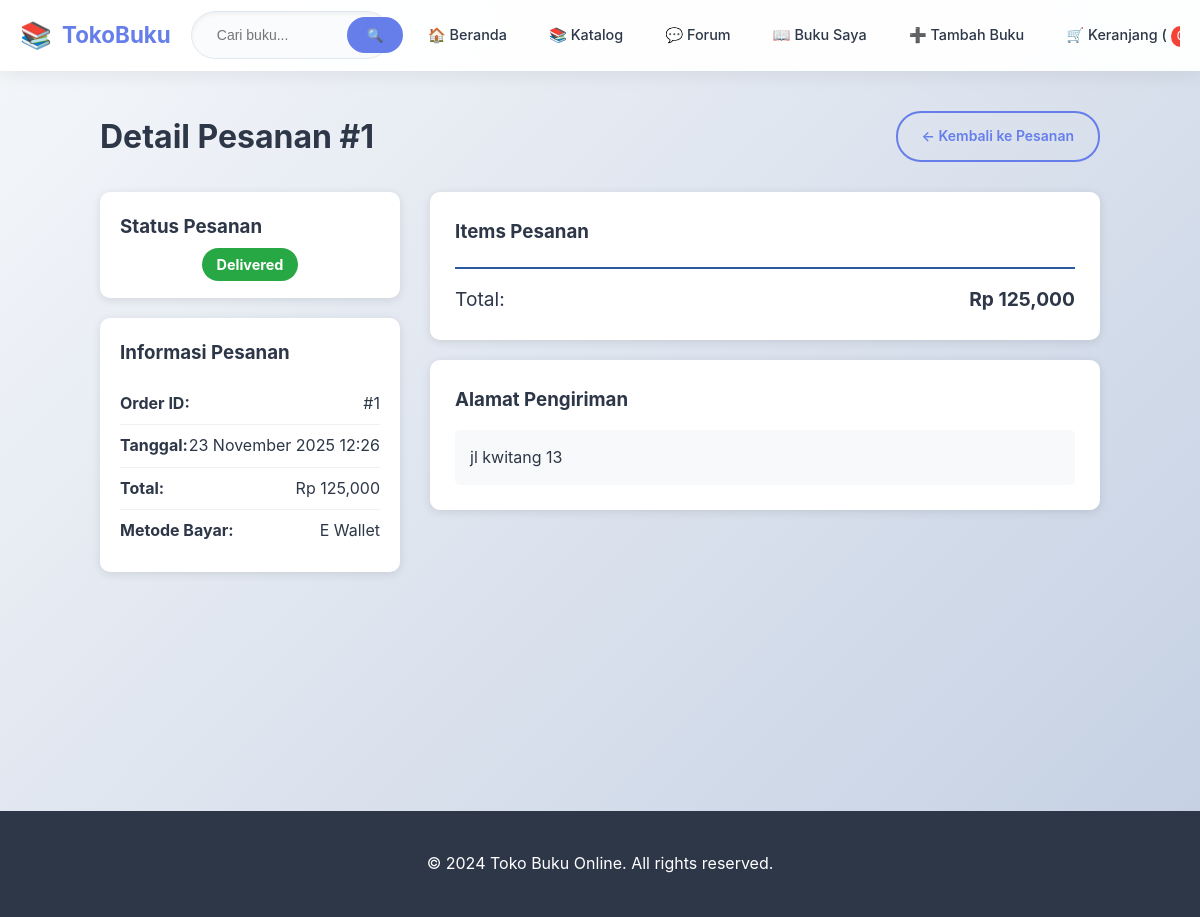
The app's page /order_detail/1 (signed in) with its own data.
### bookstore/app.py (models this page shows)
class Order(db.Model):
    id = db.Column(db.Integer, primary_key=True)
    user_id = db.Column(db.Integer, db.ForeignKey('user.id'), nullable=False)
    total_amount = db.Column(db.Float, nullable=False)
    status = db.Column(db.String(50), default='pending')
    shipping_address = db.Column(db.Text, nullable=False)
    payment_method = db.Column(db.String(50), nullable=False)
    created_at = db.Column(db.DateTime, default=datetime.utcnow)
    user = db.relationship('User', backref='orders')
    items = db.relationship('OrderItem', backref='order', lazy=True)

### bookstore/app.py (the view)
@app.route('/order_detail/<int:order_id>')
def order_detail(order_id):
    if 'user_id' not in session:
        flash('Silakan login terlebih dahulu!', 'error')
        return redirect(url_for('login'))
    order = Order.query.get_or_404(order_id)
    if order.user_id != session['user_id'] and not session.get('is_admin'):
        flash('Akses ditolak!', 'error')
        return redirect(url_for('index'))
    order_items = db.session.query(OrderItem, Book).join(Book).filter(OrderItem.order_id == order_id).all()
    return render_template('user/order_detail.html', order=order, order_items=order_items)

### bookstore/templates/user/order_detail.html (shortened to what this page needs)
{% extends "base.html" %}
{% block content %}
<div class="container">
    <div class="order-detail-page">
        <div class="page-header">
            <h1>Detail Pesanan #{{ order.id }}</h1>
            <a href="{{ url_for('orders') }}" class="btn btn-outline">← Kembali ke Pesanan</a>
        </div>
        <div class="order-detail-layout">
            <div class="order-summary">
                <div class="summary-card">
                    <h3>Status Pesanan</h3>
                    <div class="status-display">
                        <span class="status-badge status-{{ order.status }}">{{ order.status|title }}</span>
                    </div>
                </div>
                <div class="summary-card">
                    <h3>Informasi Pesanan</h3>
                    <div class="info-grid">
                        <div class="info-item">
                            <strong>Order ID:</strong>
                            <span>#{{ order.id }}</span>
                        </div>
                        <div class="info-item">
                            <strong>Tanggal:</strong>
                            <span>{{ order.created_at.strftime('%d %B %Y %H:%M') }}</span>
                        </div>
                        <div class="info-item">
                            <strong>Total:</strong>
                            <span class="total-amount">Rp {{ "{:,.0f}".format(order.total_amount) }}</span>
                        </div>
                        <div class="info-item">
                            <strong>Metode Bayar:</strong>
                            <span>{{ order.payment_method|replace('_', ' ')|title }}</span>
                        </div>
                    </div>
                </div>
            </div>
            <div class="order-content">
                <div class="content-card">
                    <h3>Items Pesanan</h3>
                    <div class="order-total-section">
                        <div class="total-row">
                            <span>Total:</span>
                            <strong class="total-amount">Rp {{ "{:,.0f}".format(order.total_amount) }}</strong>
                        </div>
                    </div>
                </div>
                <div class="content-card">
                    <h3>Alamat Pengiriman</h3>
                    <div class="shipping-info">
                        <p class="shipping-address">{{ order.shipping_address|replace('\n', '<br>')|safe }}</p>
                    </div>
                </div>
            </div>
        </div>
    </div>
</div>
{% endblock %}

### bookstore/static/css/style.css (style rules this page uses)
:root { --primary: #667eea; --primary-light: #8a9ef5; --primary-dark: #5a6fd8; --secondary: #764ba2; --accent: #f093fb; --success: #4CAF50; --warning: #FF9800; --error: #f44336; --text: #2d3748; --text-light: #718096; --bg: #f7fafc; --bg-card: #ffffff; --border: #e2e8f0; --shadow: 0 4px 6px -1px rgba(0, 0, 0, 0.1), 0 2px 4px -1px rgba(0, 0, 0, 0.06); --shadow-hover: 0 10px 15px -3px rgba(0, 0, 0, 0.1), 0 4px 6px -2px rgba(0, 0, 0, 0.05); }
* { margin: 0; padding: 0; box-sizing: border-box; }
body { font-family: 'Inter', 'Segoe UI', system-ui, -apple-system, sans-serif; line-height: 1.6; color: var(--text); background: linear-gradient(135deg, #f5f7fa 0%, #c3cfe2 100%); min-height: 100vh; }
.btn { display: inline-flex; align-items: center; justify-content: center; gap: 8px; padding: 12px 24px; border: none; border-radius: 25px; text-decoration: none; font-weight: 600; cursor: pointer; transition: all 0.3s ease; font-size: 14px; position: relative; overflow: hidden; }
.btn::before { content: ''; position: absolute; top: 0; left: -100%; width: 100%; height: 100%; background: linear-gradient(90deg, transparent, rgba(255,255,255,0.2), transparent); transition: left 0.5s; }
.btn-outline { background: transparent; color: var(--primary); border: 2px solid var(--primary); }
.container { max-width: 1200px; margin: 0 auto; padding: 0 20px; }

### bookstore/templates/user/order_detail.html (style rules this page uses)
.order-detail-page { max-width: 1000px; margin: 0 auto; }
.page-header { display: flex; justify-content: space-between; align-items: center; margin-bottom: 30px; }
.order-detail-layout { display: grid; grid-template-columns: 300px 1fr; gap: 30px; }
.order-summary { display: flex; flex-direction: column; gap: 20px; }
.summary-card { background: white; padding: 20px; border-radius: 10px; box-shadow: 0 2px 10px rgba(0,0,0,0.1); }
.status-display { text-align: center; margin-top: 10px; }
.info-grid { margin-top: 15px; }
.info-item { display: flex; justify-content: space-between; padding: 8px 0; border-bottom: 1px solid #f0f0f0; }
.info-item:last-child { border-bottom: none; }
.order-content { display: flex; flex-direction: column; gap: 20px; }
.content-card { background: white; padding: 25px; border-radius: 10px; box-shadow: 0 2px 10px rgba(0,0,0,0.1); }
.order-total-section { border-top: 2px solid #2c5aa0; padding-top: 15px; margin-top: 15px; }
.total-row { display: flex; justify-content: space-between; align-items: center; font-size: 1.2rem; }
.shipping-info { margin-top: 15px; }
.shipping-address { white-space: pre-line; line-height: 1.6; padding: 15px; background: #f8f9fa; border-radius: 5px; }
.status-badge { padding: 8px 15px; border-radius: 20px; font-size: 0.9rem; font-weight: bold; }
.status-delivered { background: #28a745; color: white; }

### records on screen
Order: id "1", status "Delivered", created_at "23 November 2025 12:26", total_amount "125,000", payment_method "E Wallet", shipping_address "jl kwitang 13"
